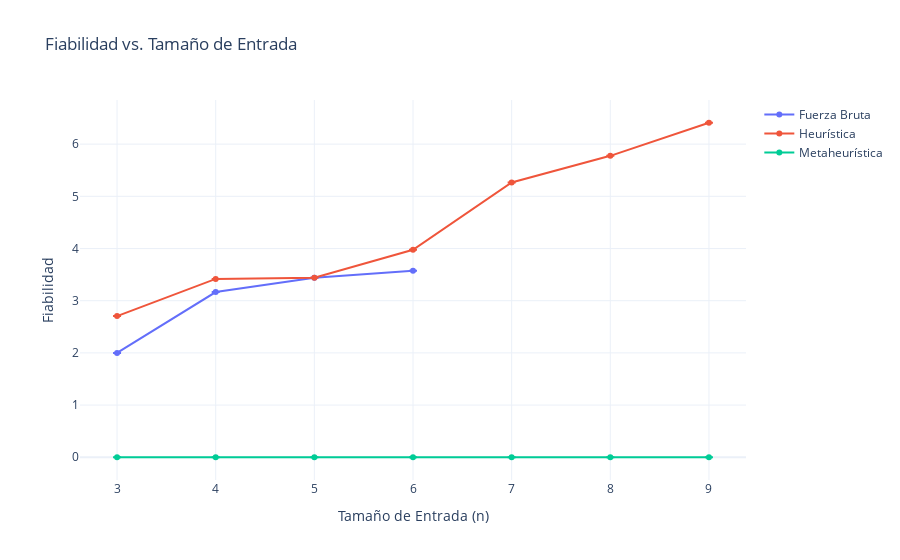

Notebook source saved alongside this figure:
### Code cell
fig_time = go.Figure()

algorithms = results['kernel'].unique()
for algo in algorithms:
    df_algo = results[results['kernel'] == algo]
    fig_time.add_trace(go.Scatter(
        x=df_algo['size'],
        y=df_algo['reliability_mean'],
        mode='lines+markers',
        name=f'{algo}',
        error_y=dict(type='data', array=df_algo['reliability_std'], visible=True)
    ))
    
fig_time.update_layout(
    title='Fiabilidad vs. Tamaño de Entrada',
    xaxis_title='Tamaño de Entrada (n)',
    yaxis_title='Fiabilidad',
    template='plotly_white'
)

### Figure 1 — Plotly figure (JSON) as saved in the notebook; plotly's stock layout.template omitted (floating-point values rounded to 4 significant figures)
{"data": [{"error_y": {"array": [0.0, 0.0, 0.0, 0.0, null, null, null], "type": "data", "visible": true}, "mode": "lines+markers", "name": "Fuerza Bruta", "x": [3, 4, 5, 6, 7, 8, 9], "y": [2.0, 3.165, 3.439, 3.574, null, null, null], "type": "scatter"}, {"error_y": {"array": [0.0, 0.0, 0.0, 0.0, 0.0, 0.0, 0.0], "type": "data", "visible": true}, "mode": "lines+markers", "name": "Heurística", "x": [3, 4, 5, 6, 7, 8, 9], "y": [2.706, 3.418, 3.439, 3.977, 5.266, 5.776, 6.41], "type": "scatter"}, {"error_y": {"array": [0.0, 0.0, 0.0, 0.0, 0.0, 0.0, 0.0], "type": "data", "visible": true}, "mode": "lines+markers", "name": "Metaheurística", "x": [3, 4, 5, 6, 7, 8, 9], "y": [0.0, 0.0, 0.0, 0.0, 0.0, 0.0, 0.0], "type": "scatter"}], "layout": {"title": {"text": "Fiabilidad vs. Tamaño de Entrada"}, "xaxis": {"title": {"text": "Tamaño de Entrada (n)"}}, "yaxis": {"title": {"text": "Fiabilidad"}}}}
